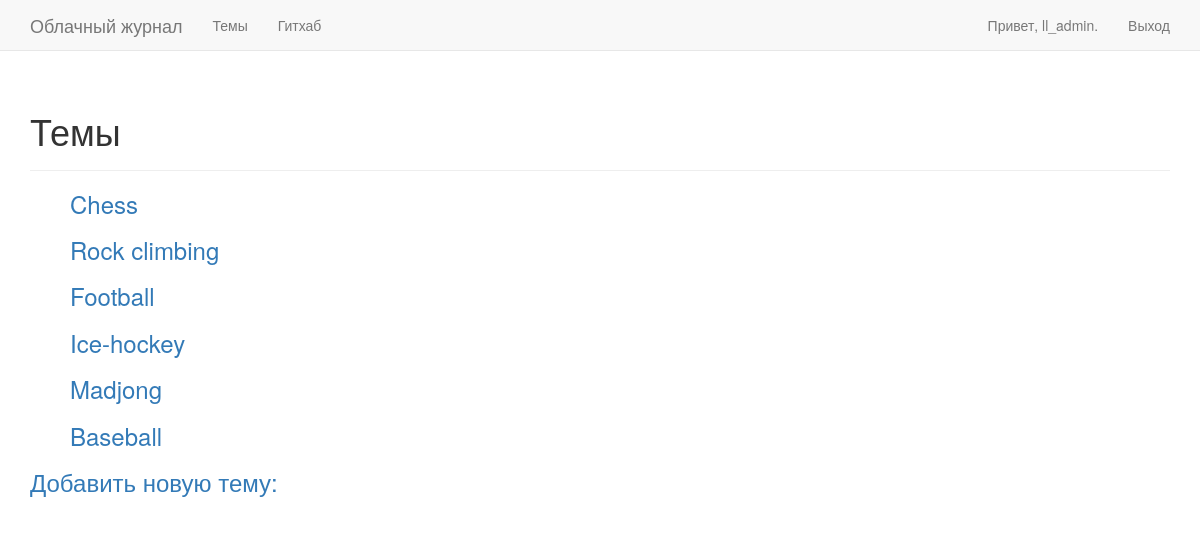
The app's page /topics/ (signed in) with its own data.
### learning_logs/models.py (models this page shows)
class Topic(models.Model):
    text = models.CharField(max_length=200)
    datetime = models.DateTimeField(auto_now_add=True)
    owner = models.ForeignKey(User)
    def __str__(self):
        return self.text

### learning_logs/views.py (the view)
# urls.py: url(r'^topics/$', views.topics, name='topics'),
@login_required
def topics(request):
    topics = Topic.objects.filter(owner=request.user).order_by('datetime')
    context = {'topics' : topics}
    return render(request, 'learning_logs/topics.html', context)

### learning_logs/templates/learning_logs/topics.html
{% extends "learning_logs/base.html" %}
{% block header %}
    <h1>Темы</h1>
{% endblock header %}
{% block content %}
    <ul>
        {% for topic in topics %}
            <h3><a href="{% url 'learning_logs:topic' topic.id %}">{{ topic }}</a></h3>
        {% empty %}
            <li>Здесь пока пусто.Добавьте <a href="{% url 'learning_logs:new_topic' %}">новую тему</a>
                и начните работу!</li>
        {% endfor %}
    </ul>
    <h3><a href="{% url 'learning_logs:new_topic' %}">Добавить новую тему:</a></h3>
{% endblock content %}

### learning_logs/templates/learning_logs/base.html (shortened to what this page needs)
{% load bootstrap3 %}
<!DOCTYPE html>
    <html lang="ru">
    <head>
        {% bootstrap_css %}
    </head>
    <body>
        <nav class="navbar navbar-default navbar-static-top">
            <div class="container">
                <div class="navbar-header">
                    <a class="navbar-brand" href="{% url 'learning_logs:index' %}">Облачный журнал</a>
                </div>
                <div id="navbar" class="navbar-collapse collapse">
                    <ul class="nav navbar-nav">
                        <li><a href="{% url 'learning_logs:topics' %}">Темы</a></li>
                        <li><a href="https://github.com/Emilnurg" target="_blank" >Гитхаб</a> </li>
                    </ul>
                    <ul class="nav navbar-nav navbar-right">
                        {% if user.is_authenticated %}
                            <li><a>Привет, {{ user.username }}.</a></li>
                            <li><a href="{% url 'users:logout' %}">Выход</a></li>
                        {% else %}
                            <li><a href="{% url 'users:register' %}">Регистрация</a></li>
                            <li><a href="{% url 'users:login' %}">Вход</a></li>
                        {% endif %}
                    </ul>
                </div>
            </div>
        </nav>
        <div class="container">
            <div class="page-header">
                {% block header %}{% endblock header %}
            </div>
            <div>
                {% block content %}{% endblock content %}
            </div>
        </div>
    </body>
</html>

### records on screen
Topic: text "Chess"
Topic: text "Rock climbing"
Topic: text "Football"
Topic: text "Ice-hockey"
Topic: text "Madjong"
Topic: text "Baseball"

### other values on screen
{{ user.username }} "ll_admin"
